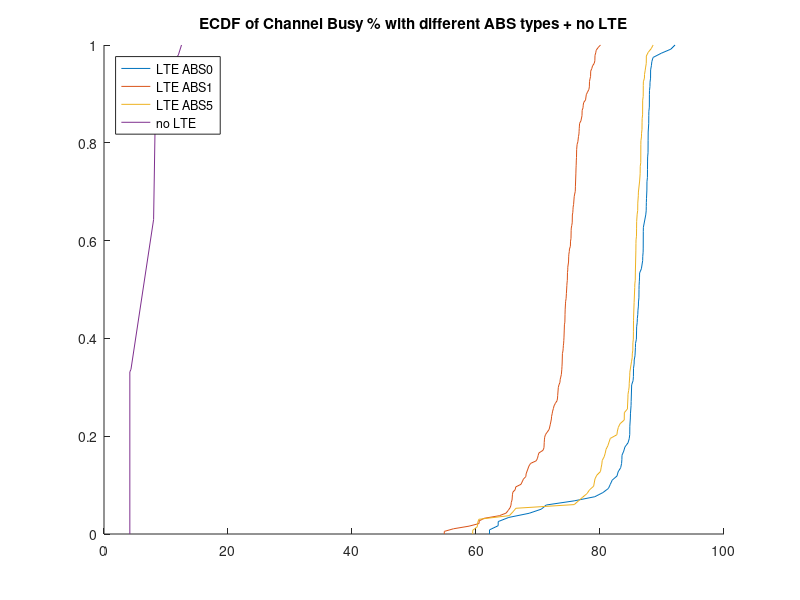

Write the MATLAB code that produced this figure. (Note: this script raises an error after producing the figure.)
% data0 = load('plot0.dat');
% data1 = load('plot1.dat');
% data5 = load('plot5.dat');
% 
% data0(data0(:,2)<70,:)=[];
% data1(data1(:,1)<=3773346,:)=[];
% data5(data5(:,2)<60,:)=[];

load('busy_measurements_2.mat');

i=2;
N = size(data0,1);
while i < N
    if data0(i,1) - data0(i-1,1) < 1000
        data0(i,:) = [];
    else
        i = i+1;
    end
    
    N = size(data0,1);
end

i = 2;
N = size(data1,1);
while i < N
    if data1(i,1) < 1000 + data1(i-1,1)
       data1(i,:) = [];
    else
        i=i+1;
    end
    N = size(data1,1);
end

i=2;
N = size(data5,1);
while i < N
    if data5(i,1) < 1000+ data5(i-1,1)
       data5(i,:) = []; 
    else
        i = i+1;
    end
    N = size(data5,1);
end

clear i N;
% data0 = data0(1:100, :);
% data1 = data1(118:217, :);
% data5 = data5(1:100, :);
data0(:,1) = data0(:,1)-data0(1,1);
data1(:,1) = data1(:,1)-data1(1,1);
data5(:,1) = data5(:,1)-data5(1,1);
%data0 = data0(1:100);
%data5 = data5(1:100);

%% Plot data
%avg_busy_fig = figure;
%xlim([0 60]);
%ylim([0 100]);
%hold on;
%plot(data0(:,1)./1000,data0(:,2),'MarkerEdgeColor' , 'r', ...
%    'MarkerFaceColor', 'r', 'DisplayName', 'LTE ABS0');
%plot(data1(:,1)./1000,data1(:,2),'MarkerEdgeColor' , 'g', ...
%    'MarkerFaceColor', 'g', 'DisplayName', 'LTE ABS1');
%plot(data5(:,1)./1000,data5(:,2),'MarkerEdgeColor' , 'b', ...
%    'MarkerFaceColor', 'b', 'DisplayName', 'LTE ABS5');

%title('Channel Busy % over time with different ABS types');
%xlabel('time(s)');
%ylabel('Busy %');
%legend('LTE ABS0', 'LTE ABS1', 'LTE ABS5', 'Location', 'southwest');

ecdf_busy_fig = figure;
hold on;
[f, cdf] = ecdf(data0(:,2));
plot(cdf,f,'DisplayName', 'ABS0');
[f, cdf] = ecdf(data1(:,2));
plot(cdf,f,'DisplayName', 'ABS1');
[f, cdf] = ecdf(data5(:,2));
plot(cdf,f,'DisplayName', 'ABS5');
[f, cdf] = ecdf(dataFree);
plot(cdf,f, 'DisplayName', 'no LTE');
title('ECDF of Channel Busy % with different ABS types + no LTE');
legend('LTE ABS0', 'LTE ABS1', 'LTE ABS5', 'no LTE', 'Location', 'northwest');

saveas(avg_busy_fig, 'avg_busy.png', 'png');
saveas(avg_busy_fig, 'avg_busy.fig', 'fig');
saveas(ecdf_busy_fig, 'ecdf_busy.png', 'png');
saveas(ecdf_busy_fig, 'ecdf_busy.fig', 'fig');